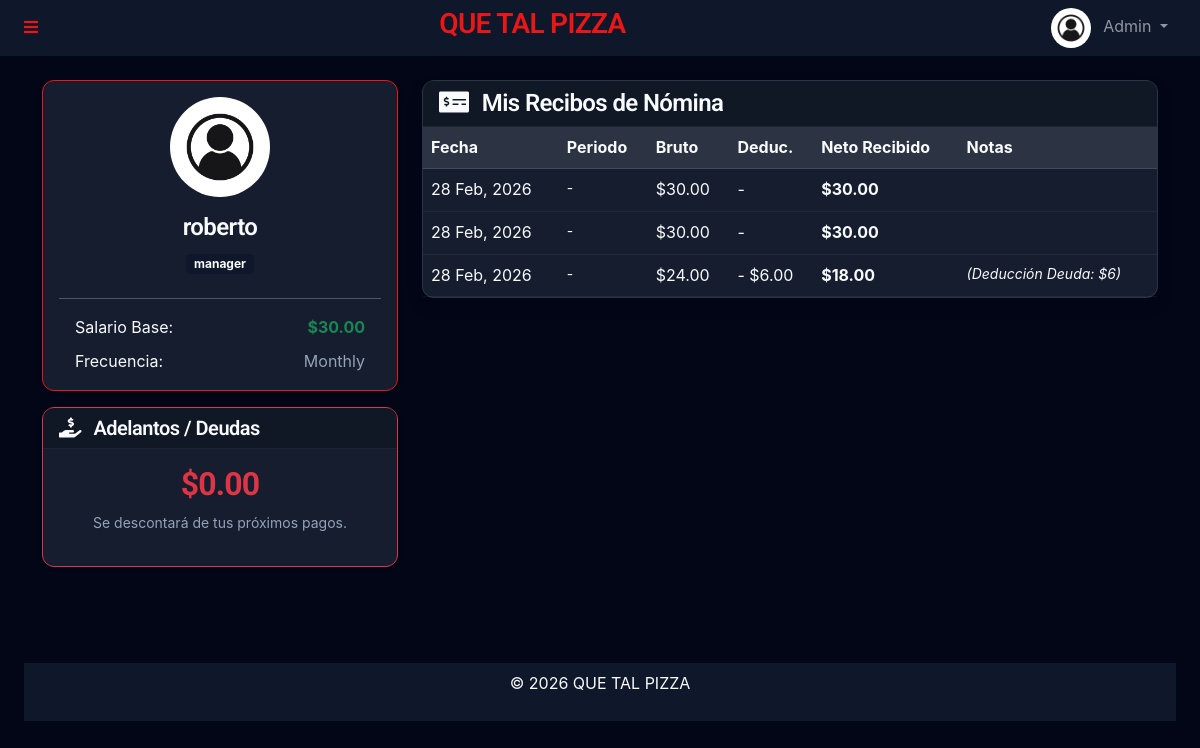
/paginas/mis_pagos.php (signed in), run on the app's committed database.
### tables this page shows
CREATE TABLE `users` (
  `id` int(11) NOT NULL,
  `name` varchar(100) NOT NULL,
  `email` varchar(150) NOT NULL,
  `password` varchar(255) NOT NULL,
  `phone` varchar(20) NOT NULL,
  `document_id` varchar(50) NOT NULL,
  `address` text NOT NULL,
  `role` enum('admin','user') NOT NULL DEFAULT 'user',
  `profile_pic` varchar(255) DEFAULT 'default.jpg',
  `balance` decimal(10,2) DEFAULT 0.00,
  `salary_amount` decimal(20,6) NOT NULL DEFAULT 0.000000,
  `salary_frequency` enum('weekly','biweekly','monthly') NOT NULL DEFAULT 'monthly',
  `job_role` enum('manager','kitchen','cashier','delivery','other') NOT NULL DEFAULT 'other',
  `reset_token` varchar(255) DEFAULT NULL,
  `token_expiry` datetime DEFAULT NULL,
  `created_at` timestamp NULL DEFAULT current_timestamp(),
  `updated_at` timestamp NULL DEFAULT current_timestamp() ON UPDATE current_timestamp()
);

CREATE TABLE `payroll_payments` (
  `id` int(11) NOT NULL,
  `user_id` int(11) NOT NULL,
  `amount` decimal(20,6) NOT NULL,
  `deductions_amount` decimal(20,6) DEFAULT 0.000000,
  `payment_date` date NOT NULL,
  `period_start` date DEFAULT NULL,
  `period_end` date DEFAULT NULL,
  `payment_method_id` int(11) DEFAULT NULL,
  `transaction_id` int(11) DEFAULT NULL,
  `notes` text DEFAULT NULL,
  `created_by` int(11) NOT NULL,
  `created_at` timestamp NULL DEFAULT current_timestamp()
);

### templates/autoload.php (called while the page is built, shortened)
<?php
require_once __DIR__ . '/../funciones/UserManager.php';
$userManager = new UserManager($db);

### funciones/UserManager.php (called while the page is built, shortened)
<?php
class UserManager
{
    private $db;
    public function __construct($db = null)
    {
        if ($db) {
            $this->db = $db;
        } else {
            $this->db = Database::getConnection();
        }
    }
    public function getUserById($id)
    {
        $stmt = $this->db->prepare("SELECT id, name, email, phone, document_id, address, role, profile_pic, balance, salary_amount, salary_frequency, job_role, created_at FROM users WHERE id = ?");
        $stmt->execute([$id]);
        return $stmt->fetch(PDO::FETCH_ASSOC) ?: null;
    }
}

### paginas/mis_pagos.php (the view, shortened to what this page needs)
<?php
require_once '../templates/autoload.php';
$userId = $_SESSION['user_id'];
$userData = $userManager->getUserById($userId);
$stmt = $db->prepare("SELECT * FROM payroll_payments WHERE user_id = ? ORDER BY payment_date DESC LIMIT 20");
$stmt->execute([$userId]);
$payments = $stmt->fetchAll(PDO::FETCH_ASSOC);
$totalDebt = 0;
require_once '../templates/header.php';
?>
<div class="container mt-4 mb-5">
    <div class="row">
        <div class="col-md-4 mb-4">
            <div class="card shadow-sm border-primary">
                <div class="card-body text-center">
                    <img src="../uploads/profile_pics/<?= htmlspecialchars($userData['profile_pic'] ?? 'default.jpg') ?>"
                        class="rounded-circle mb-3" style="width: 100px; height: 100px; object-fit: cover;">
                    <h4><?= htmlspecialchars($userData['name']) ?></h4>
                    <span class="badge bg-secondary mb-2"><?= htmlspecialchars($userData['job_role']) ?></span>
                    <hr>
                    <div class="d-flex justify-content-between px-3">
                        <span>Salario Base:</span>
                        <span
                            class="fw-bold text-success">$<?= number_format($userData['salary_amount'] ?? 0, 2) ?></span>
                    </div>
                    <div class="d-flex justify-content-between px-3 mt-2">
                        <span>Frecuencia:</span>
                        <span class="text-muted"><?= ucfirst($userData['salary_frequency'] ?? 'Monthly') ?></span>
                    </div>
                </div>
            </div>
            <div class="card shadow-sm mt-3 border-danger">
                <div class="card-header bg-danger text-white">
                    <h5 class="mb-0"><i class="fa fa-hand-holding-usd me-2"></i> Adelantos / Deudas</h5>
                </div>
                <div class="card-body text-center">
                    <h2 class="text-danger fw-bold">$<?= number_format($totalDebt, 2) ?></h2>
                    <p class="text-muted small">Se descontará de tus próximos pagos.</p>
                </div>
            </div>
        </div>
        <div class="col-md-8">
            <div class="card shadow">
                <div class="card-header bg-success text-white">
                    <h4 class="mb-0"><i class="fa fa-money-check-alt me-2"></i> Mis Recibos de Nómina</h4>
                </div>
                <div class="card-body p-0">
                    <div class="table-responsive">
                        <table class="table table-hover mb-0">
                            <thead class="table-light">
                                <tr>
                                    <th>Fecha</th>
                                    <th>Periodo</th>
                                    <th>Bruto</th>
                                    <th>Deduc.</th>
                                    <th>Neto Recibido</th>
                                    <th>Notas</th>
                                </tr>
                            </thead>
                            <tbody>
                                <?php if (empty($payments)): ?>
                                    <tr>
                                        <td colspan="6" class="text-center py-4 text-muted">Aún no tienes pagos registrados.
                                        </td>
                                    </tr>
                                <?php else: ?>
                                    <?php foreach ($payments as $p):
                                        $neto = $p['amount'] - ($p['deductions_amount'] ?? 0);
                                        ?>
                                        <tr>
                                            <td><?= date('d M, Y', strtotime($p['payment_date'])) ?></td>
                                            <td class="small text-muted">
                                                <?= $p['period_start'] ? date('d/m', strtotime($p['period_start'])) . ' - ' . date('d/m', strtotime($p['period_end'])) : '-' ?>
                                            </td>
                                            <td>$<?= number_format($p['amount'], 2) ?></td>
                                            <td class="text-danger">
                                                <?php if ($p['deductions_amount'] > 0): ?>
                                                    - $<?= number_format($p['deductions_amount'], 2) ?>
                                                <?php else: ?>
                                                    -
                                                <?php endif; ?>
                                            </td>
                                            <td class="fw-bold text-success">$<?= number_format($neto, 2) ?></td>
                                            <td class="small text-muted fst-italic"><?= htmlspecialchars($p['notes']) ?></td>
                                        </tr>
                                    <?php endforeach; ?>
                                <?php endif; ?>
                            </tbody>
                        </table>
                    </div>
                </div>
            </div>
        </div>
    </div>
</div>
<?php require_once '../templates/footer.php'; ?>

### css/style.css (style rules this page uses)
:root { --primary: #2563eb; --primary-dark: #1e40af; --secondary: #0f172a; --surface: #1e293b; --background: #020617; --text-main: #f8fafc; --text-muted: #94a3b8; --accent: #ef4444; --success: #10b981; --touch-target: 48px; --radius-sm: 8px; --radius-md: 12px; --radius-lg: 16px; }
body { background-color: var(--background); color: var(--text-main); font-family: 'Inter', system-ui, -apple-system, sans-serif; line-height: 1.6; }
.card, .card-product { background: rgba(30, 41, 59, 0.7); backdrop-filter: blur(12px); -webkit-backdrop-filter: blur(12px); border: 1px solid rgba(255, 255, 255, 0.1); border-radius: var(--radius-md); box-shadow: 0 4px 6px -1px rgba(0, 0, 0, 0.1), 0 2px 4px -1px rgba(0, 0, 0, 0.06); transition: transform 0.2s ease, box-shadow 0.2s ease; }
h1, h2, h3, h4, h5, h6 { font-weight: 600; color: var(--text-main); letter-spacing: -0.025em; }
.text-muted { color: var(--text-muted) !important; }
.bg-secondary { background-color: var(--secondary) !important; color: var(--text-main) !important; }
.table, .table-light { color: var(--text-main) !important; background-color: transparent !important; border-color: rgba(255, 255, 255, 0.05); }
.table> :not(caption)>*>* { background-color: transparent !important; color: var(--text-main) !important; box-shadow: none !important; }
.table-light th, .table-light td, .table-light { background-color: rgba(255, 255, 255, 0.05) !important; color: var(--text-main) !important; border-color: rgba(255, 255, 255, 0.1) !important; }
.card-header, .card-footer { background-color: rgba(0, 0, 0, 0.2) !important; border-color: rgba(255, 255, 255, 0.05) !important; }
img { max-width: 100%; height: auto; }

### data on the page
users: profile_pic (placeholder picture), name "roberto", job_role "manager", salary_amount "30.00", salary_frequency "Monthly"
payroll_payments: payment_date "28 Feb, 2026", amount "30.00", neto "30.00"
payroll_payments: payment_date "28 Feb, 2026", amount "30.00", neto "30.00"
payroll_payments: payment_date "28 Feb, 2026", amount "24.00", deductions_amount "6.00", neto "18.00", notes "(Deducción Deuda: $6)"

### other printed values
$GLOBALS['site_name'] "QUE TAL PIZZA"
$user_role "Admin"
$totalDebt "0.00"
$config->get('site_name') "QUE TAL PIZZA"
